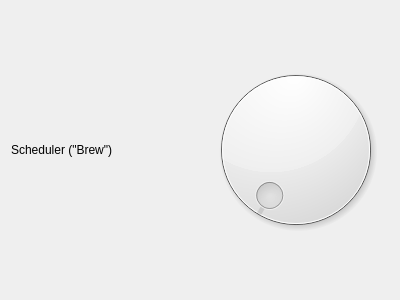
<ui version="4.0" >
 <class>Scheduler</class>
 <widget class="QWidget" name="Scheduler" >
  <property name="geometry" >
   <rect>
    <x>0</x>
    <y>0</y>
    <width>400</width>
    <height>300</height>
   </rect>
  </property>
  <property name="windowTitle" >
   <string>Form</string>
  </property>
  <layout class="QVBoxLayout" name="verticalLayout" >
   <item>
    <layout class="QHBoxLayout" name="horizontalLayout" >
     <item>
      <widget class="QLabel" name="label" >
       <property name="text" >
        <string>Scheduler ("Brew")</string>
       </property>
      </widget>
     </item>
     <item>
      <widget class="QDial" name="dial" />
     </item>
    </layout>
   </item>
  </layout>
 </widget>
 <resources/>
 <connections/>
</ui>
